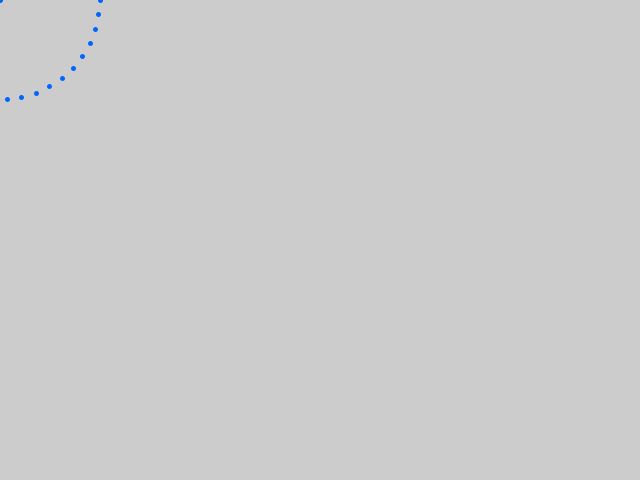
Frame 1 (no input)
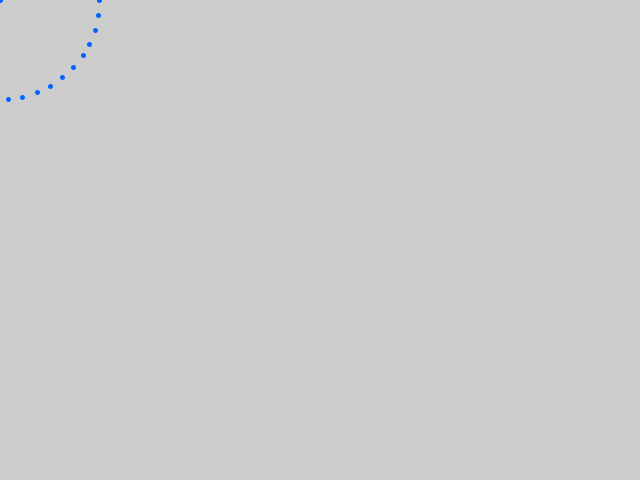
Frame 60 (the mouse pressed at the canvas centre just before this capture)
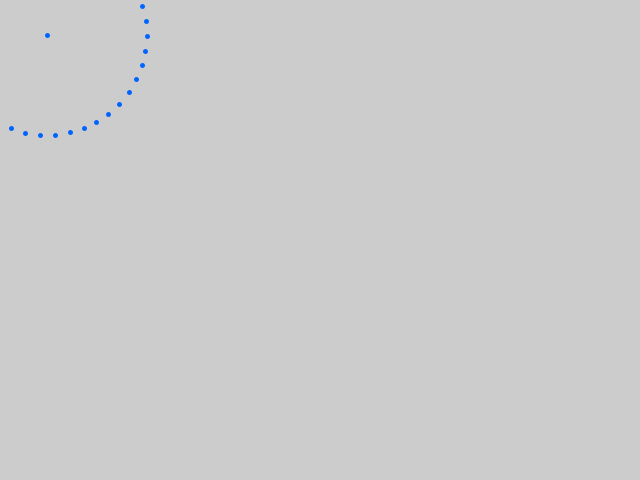
Frame 120 (the mouse held since frame 60 and released just before this capture)

The Processing sketch that drew these frames (run headless with seeded random() and noise(); from frame 60 on, the mouse is pressed at the canvas centre):

// Processing sketch: CircleChase
// ── CircleChase.pde
int frame = 0;
PVector circleVector = new PVector(0, 0);
PVector v = new PVector(0, 0);

void setup() {
	size(640, 480);
	strokeWeight(5);
	stroke(0, 100, 255);
}



void draw() {
  background(204);

  for (int i = 0; i < 2*PI*100; i += 15) {
  	point(circleVector.x + cos((i + frame) * 0.01) * 100, circleVector.y + sin((i + frame) * 0.01) * 100);
  }

  point(circleVector.x , circleVector.y);
  move();
  frame++;
}

void move(){
	v.set(mouseX - circleVector.x, mouseY - circleVector.y);
	v.normalize();
	circleVector.add(v);
}
